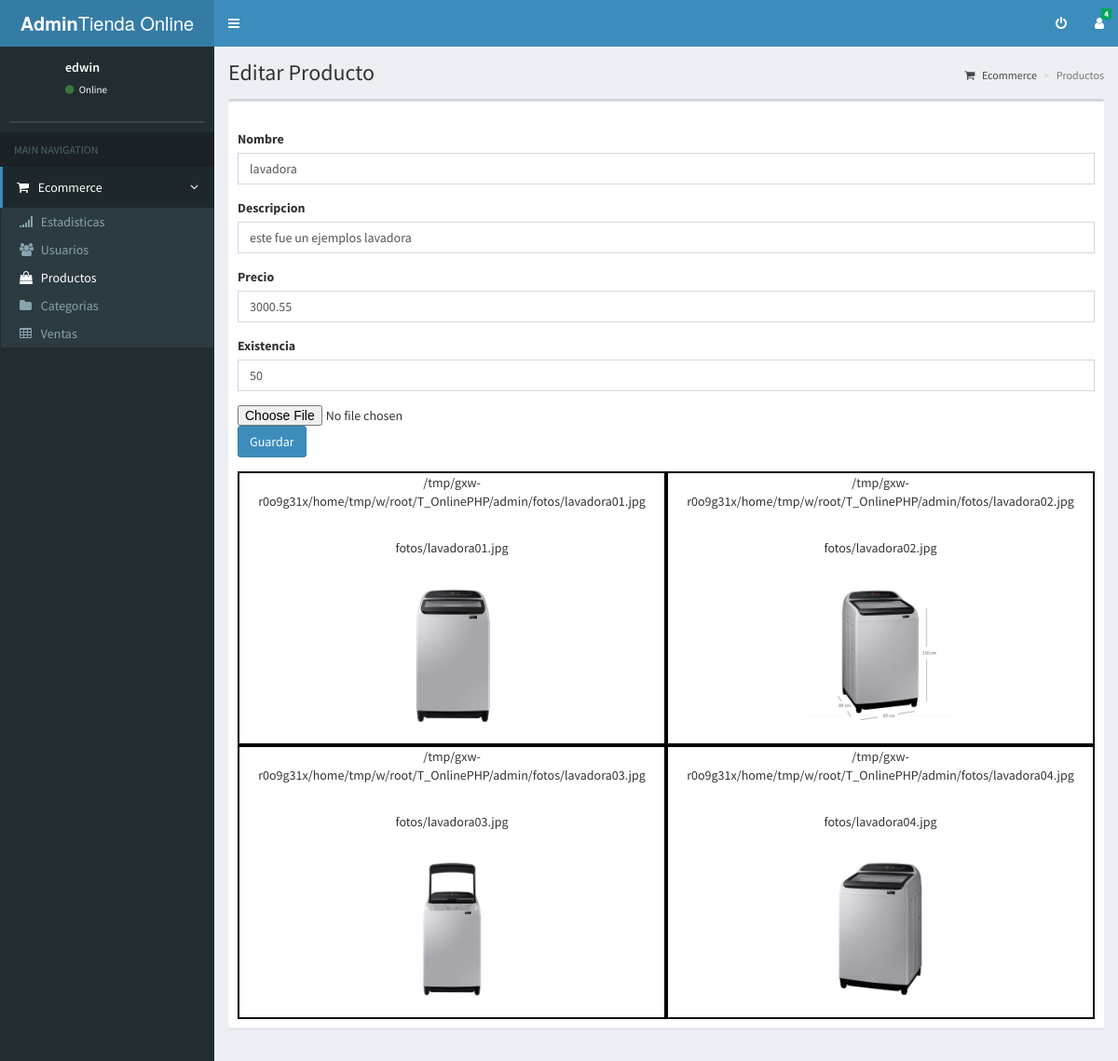
/admin/panel.php?modulo=editarProductos&id=1 (signed in), run on the app's committed database.
### tables this page shows
CREATE TABLE `productos` (
  `id_producto` int(11) NOT NULL,
  `nombre` varchar(200) DEFAULT NULL,
  `precio` double DEFAULT NULL,
  `existencia` int(11) DEFAULT NULL,
  `id_categoria` int(11) DEFAULT NULL,
  `descripcion` varchar(500) DEFAULT NULL
);

CREATE TABLE `files` (
  `id_files` int(11) NOT NULL,
  `file_name` varchar(255) DEFAULT NULL,
  `id_producto` int(11) DEFAULT NULL
);

### admin/conex/getone_productos.php (called while the page is built)
<?php
    include_once "config.php";
    $con=mysqli_connect($host,$user,$pass,$db);
    $query="SELECT id_producto, nombre, precio, existencia, descripcion FROM productos WHERE id_producto='".$id."' ";
    $res1=mysqli_query($con,$query);
    $row3 = mysqli_fetch_assoc($res1);
?>

### admin/conex/get_img.php (called while the page is built)
<?php
    include "config.php";
    $con=mysqli_connect($host,$user,$pass,$db);
    $queryf="SELECT * FROM files WHERE id_producto='".$id."' ";
    $resu=mysqli_query($con,$queryf);
?>

### admin/editarProductos.php (the view, shortened to what this page needs)
<?php
    include_once "conex/getall_productos.php";
            ?>
            <?php
    $id=mysqli_real_escape_string($con, $_REQUEST['id']??'');
    include "conex/getone_productos.php";
?>
<div class="content-wrapper">
    <section class="content-header">
      <h1>
      Editar Producto
      </h1>
      <ol class="breadcrumb">
        <li><a ><i class="fa fa-shopping-cart"></i> Ecommerce</a></li>
        <li class="active">Productos</li>
      </ol>
    </section>
    <section class="content">
      <div class="row">
        <div class="col-xs-12">
          <div class="box">
            <div class="box-header">
            </div>
            <div class="box-body">
                <form id="upload_multiple_images" action="panel.php?modulo=editarProductos" method="post" enctype="multipart/form-data">
                    <div class="form-group">
                        <label for="nombre">Nombre</label>
                        <input class="form-control" type="text" name="nombre" value="<?php echo $row3['nombre']; ?>" required>
                    </div>
                    <div class="form-group">
                        <label for="descripcion">Descripcion</label>
                        <input class="form-control" type="text" name="descripcion" value="<?php echo $row3['descripcion']; ?>" required>
                    </div>
                    <div class="form-group">
                        <label for="precio">Precio</label>
                        <input class="form-control" type="text" name="precio" value="<?php echo $row3['precio']; ?>" required>
                    </div>
                    <div class="form-group">
                        <label for="existencia">Existencia</label>
                        <input class="form-control" type="number" name="existencia" value="<?php echo $row3['existencia']; ?>" required>
                    </div>
                    <div class="form-group">
                        <input type="file" name="img" id="img">
                        <button id="insert" type="submit" class="btn btn-primary" name="guardar">Guardar</button>
                    </div>
                </form>
                <?php
                    include "conex/get_img.php";
                    while ($res=mysqli_fetch_array($resu)) {
                        echo '<div class="conte col-md-6">';
                        echo '<p class="title_conte">'.$_SERVER['DOCUMENT_ROOT'].'/T_OnlinePHP/admin/'. $res['file_name']."</p><br/>";
                        echo '<p class="title_conte">'. $res['file_name']."</p><br/>";
                        echo '<img class="img_conte" src="'.$res["file_name"].'">';
                        echo "<br/>";
                        echo '</div>';
                    }
                ?>
            </div>
          </div>
        </div>
      </div>
    </section>
  </div>

### admin/editarProductos.php (style rules this page uses)
.img_conte { height: 150px; text-align: center; margin: 0 auto; }
.conte { display: grid; text-align: center; border: 2px solid #000; }

### data on the page
productos: nombre "lavadora", descripcion "este fue un ejemplos lavadora", precio "3000.55", existencia "50"
files: file_name "fotos/lavadora01.jpg", file_name (picture)
files: file_name "fotos/lavadora02.jpg", file_name (picture)
files: file_name "fotos/lavadora03.jpg", file_name (picture)
files: file_name "fotos/lavadora04.jpg", file_name (picture)

### other printed values
$_SESSION['nombre'] "edwin"
